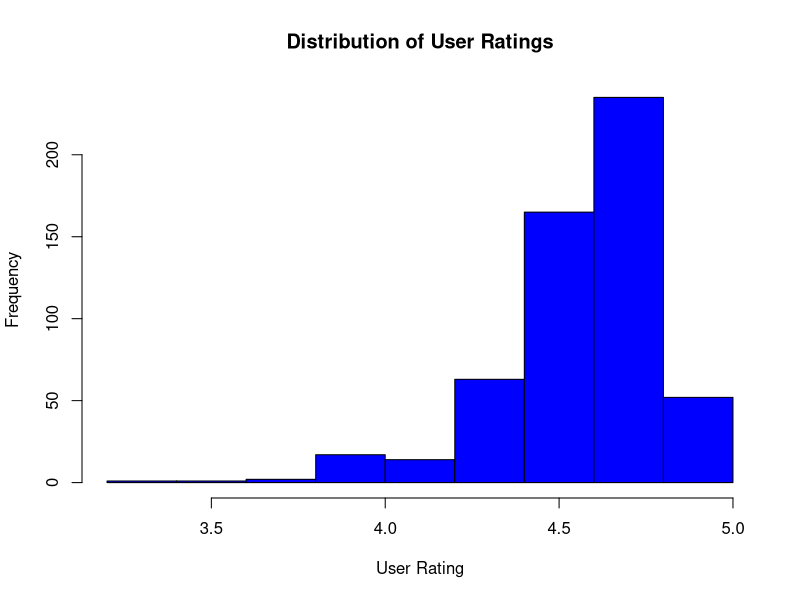
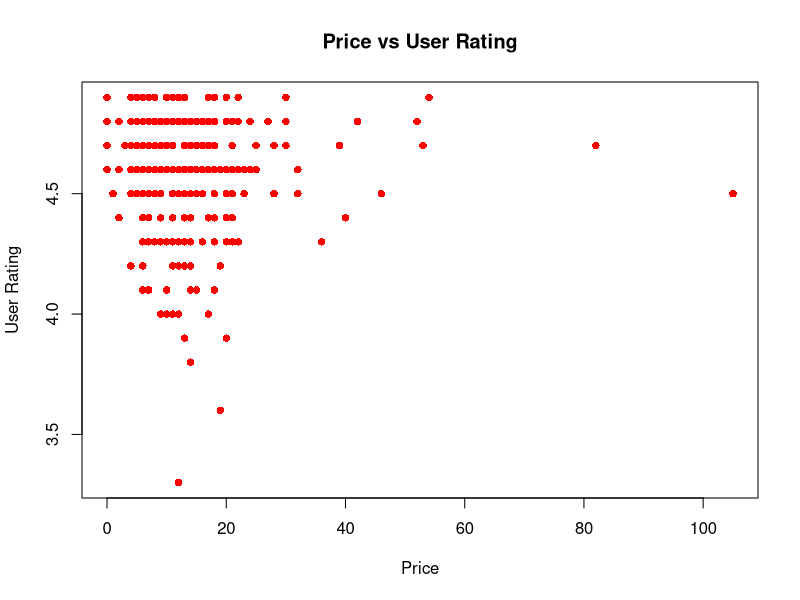
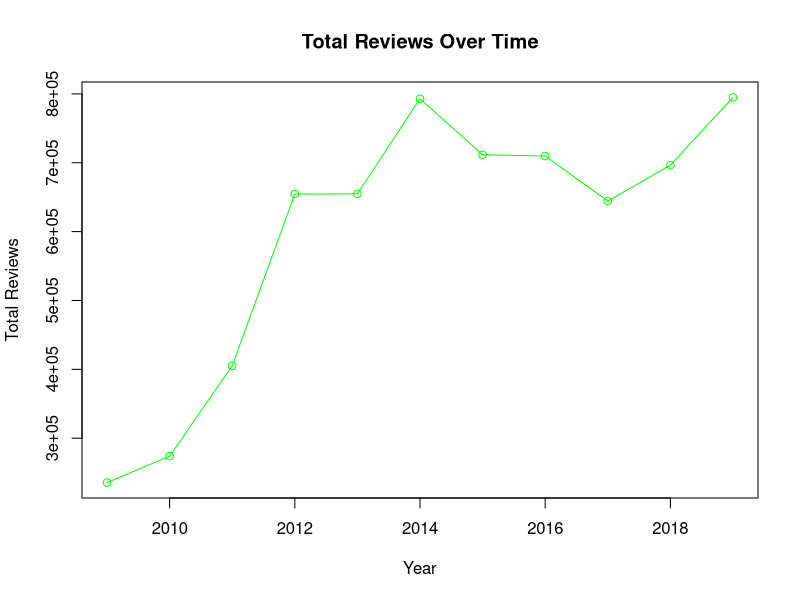

The R source for these figures, in order:
# Load the readxl library
library(readxl)

# Load the Excel file into R
Amazon <- read_excel("Amazon.xlsx")

# View the first few rows of the dataset
head(Amazon)

# Summary statistics for the dataset 
summary(Amazon)

# Plot a histogram of User Ratings
hist(Amazon$`User Rating`, main="Distribution of User Ratings", xlab="User Rating", col="blue")

# Sort the data by the number of reviews in descending order
top_reviews <- Amazon[order(-Amazon$Reviews), ][1:10, ]
top_reviews

# Calculate total reviews per year
avg_rating_genre <- aggregate(Amazon$`User Rating`, by=list(Genre=Amazon$Genre), FUN=mean)
avg_rating_genre

# Scatter plot of Price vs User Rating
plot(Amazon$Price, Amazon$`User Rating`, main="Price vs User Rating", xlab="Price", ylab="User Rating", col="red", pch=16)



# Total reviews over time
reviews_by_year <- aggregate(Amazon$Reviews, by=list(Year=Amazon$Year), FUN=sum)
plot(reviews_by_year$Year, reviews_by_year$x, type="o", main="Total Reviews Over Time", xlab="Year", ylab="Total Reviews", col="green")


# Save the top 10 reviewed books
write.csv(top_reviews, "Top_10_Reviewed_Books.csv")

